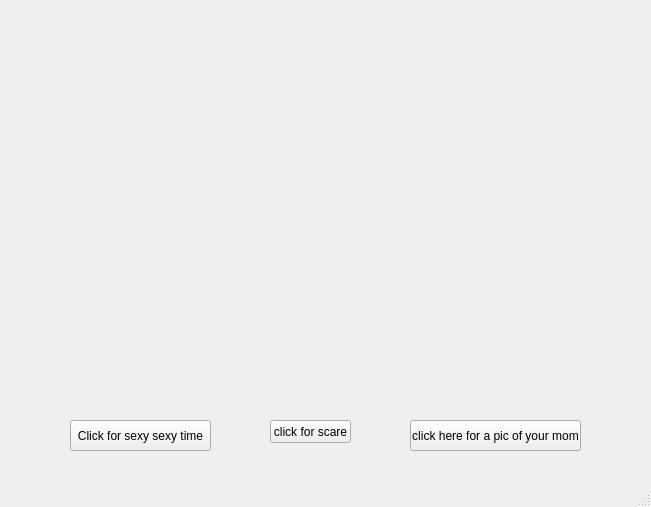
<?xml version="1.0" encoding="UTF-8"?>
<ui version="4.0">
 <class>MainWindow</class>
 <widget class="QMainWindow" name="MainWindow">
  <property name="geometry">
   <rect>
    <x>0</x>
    <y>0</y>
    <width>651</width>
    <height>507</height>
   </rect>
  </property>
  <property name="windowTitle">
   <string>MainWindow</string>
  </property>
  <widget class="QWidget" name="centralwidget">
   <widget class="QLabel" name="photo">
    <property name="geometry">
     <rect>
      <x>0</x>
      <y>0</y>
      <width>651</width>
      <height>411</height>
     </rect>
    </property>
    <property name="text">
     <string/>
    </property>
    <property name="pixmap">
     <pixmap>../../../../../Pictures/among-us-twerk.gif</pixmap>
    </property>
    <property name="alignment">
     <set>Qt::AlignCenter</set>
    </property>
   </widget>
   <widget class="QPushButton" name="sexyBut">
    <property name="geometry">
     <rect>
      <x>70</x>
      <y>420</y>
      <width>141</width>
      <height>31</height>
     </rect>
    </property>
    <property name="text">
     <string>Click for sexy sexy time</string>
    </property>
   </widget>
   <widget class="QPushButton" name="momBut">
    <property name="geometry">
     <rect>
      <x>410</x>
      <y>420</y>
      <width>171</width>
      <height>31</height>
     </rect>
    </property>
    <property name="text">
     <string>click here for a pic of your mom</string>
    </property>
   </widget>
   <widget class="QPushButton" name="scareBut">
    <property name="geometry">
     <rect>
      <x>270</x>
      <y>420</y>
      <width>81</width>
      <height>23</height>
     </rect>
    </property>
    <property name="text">
     <string>click for scare</string>
    </property>
   </widget>
  </widget>
  <widget class="QMenuBar" name="menubar">
   <property name="geometry">
    <rect>
     <x>0</x>
     <y>0</y>
     <width>651</width>
     <height>21</height>
    </rect>
   </property>
  </widget>
  <widget class="QStatusBar" name="statusbar"/>
 </widget>
 <resources/>
 <connections/>
</ui>
